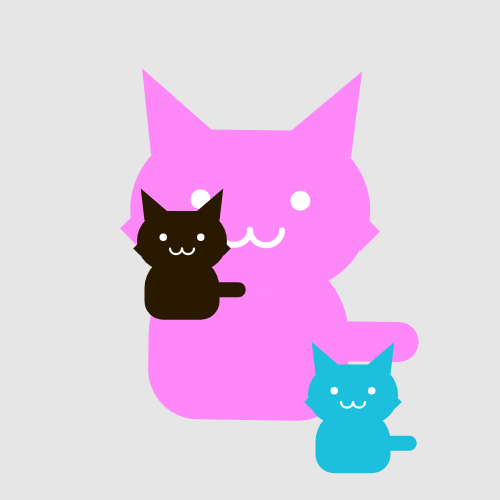
Frame 1 (no input)
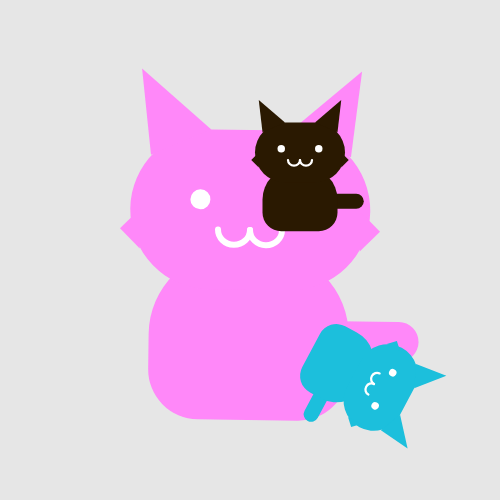
Frame 60 (no input)
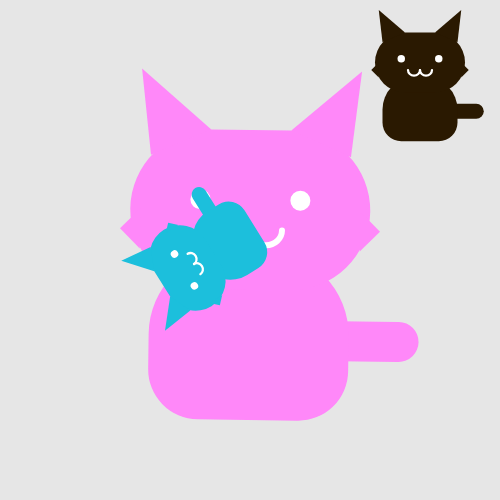
Frame 120 (the mouse pressed at the canvas centre since frame 60)

The p5.js sketch that drew these frames (run headless with seeded random() and noise() and a simulated clock; from frame 60 on, the mouse is pressed at the canvas centre):

// p5.js sketch
// ── sketch.js

let catX = 180;
let catY = 250;
let catSpeedX = 2;
let catSpeedY = -1.5;

let bounceX = 350;
let bounceY = 400;
let bounceSpeedX = 3;
let bounceSpeedY = 2;

let counter = 0;

function setup() {
  createCanvas(500, 500);
  angleMode(DEGREES);
}

function draw() {
  background(230);

  // Logic for the first cat (Wrap around screen)
  catX += catSpeedX;
  catY += catSpeedY;
  if (catX < -60) catX = width + 60;
  if (catX > width + 60) catX = -60;
  if (catY < -60) catY = height + 60;
  if (catY > height + 60) catY = -60;

  // Logic for the second cat (Bounce off walls)
  bounceX += bounceSpeedX;
  bounceY += bounceSpeedY;
  if (bounceX < 50 || bounceX > width - 50) bounceSpeedX *= -1;
  if (bounceY < 50 || bounceY > height - 50) bounceSpeedY *= -1;

  
  // Regular Cat
  cat("#ff88f9", 250, 0, 0.75);
  // Static/Wrapping Cat
  mainCat("#2a1901", catX, catY, 0, 0.75);
  
  // Bouncing and Spinning Cat
  bounceCat("#1cbfdc", bounceX, bounceY, counter, 0.75);

  counter += 2; // Increase rotation for the spinning cat
}

// PARENT FUNCTIONS 
function cat(c, lx, ly, rot, sc){
  push();
  translate(lx, 230);
  rotate(rot);
  scale(2);
  
  catBody(c);
  catFace(c);
  pop();
}

function mainCat(c, lx, ly, rot, sc) {
  push();
  translate(lx, ly);
  rotate(rot);
  scale(sc);
  
  catBody(c);
  catFace(c);
  pop();
}

function bounceCat(c, lx, ly, rot, sc) {
  push();
  translate(lx, ly);
  rotate(rot);
  scale(sc);
  
  catBody(c);
  catFace(c);
  pop();
}

// CHILD FUNCTIONS 
function catBody(c) {
  noStroke();
  fill(c);
  // Tail
  rect(35, 45, 50, 20, 20);
  // Body
  rect(-50, 10, 100, 85, 50, 50, 25, 25);
  // Head
  rect(-60, -50, 120, 80, 40);
  // Tufts
  triangle(-55, -10, -65, 0, -55, 10);
  triangle(55, -10, 65, 0, 55, 10);
  // Ears
  triangle(-50, -37, -55, -80, -20, -50);
  triangle(50, -37, 55, -80, 20, -50);
}

function catFace(c) {
  // Eyes
  fill(255);
  circle(-25, -15, 10);
  circle(25, -15, 10);

  // Mouth
  noFill();
  stroke(255);
  strokeWeight(3);
  strokeCap(ROUND);
  arc(-8, 0, 16, 15, 0, 180); 
  arc(8, 0, 16, 15, 0, 180);
}
